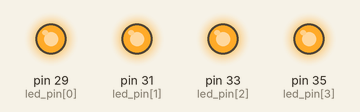
Bench run of a program on a simulated Raspberry Pi (header pin numbers). On the bench: output pins drawn as LEDs (lit = HIGH). What the program prints to the terminal is not drawn.

Above: at 0.2 s.
At 1.7 s:
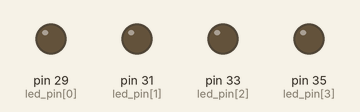
Timing chart, 0 to 3.0 s (numbered marks = the images above):
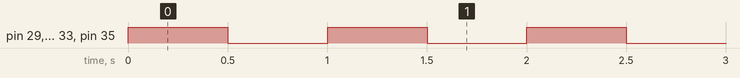

The program:

led.py
```python
"""
Description:
    This script controls an LED connected to a Raspberry Pi , making it blink
    every second (1s ON, 1s OFF). It uses GPIO.BOARD numbering for physical pin
    assignments and runs indefinitely until manually stopped.

Author Information:
    Developer: SAAD IQBAL CHAUHAN
    Email: saadchavhan2@gmail.com
    Organization: PBR RESEARCH AMRAVATI
    Website: https://pbrresearch.com/
"""
import RPi.GPIO as GPIO  # Import GPIO library for Raspberry Pi
import time  # Import time library for delays

# Set GPIO numbering to BOARD (physical pin numbers)
GPIO.setmode(GPIO.BOARD)

# Define LED pin as physical Pin 29,31,33,35
led_pin = [29,31,33,35]
blink_duration = 0.5  # Duration for ON and OFF states in seconds

try:
    # Configure Pin 12 as an output
    GPIO.setup(led_pin, GPIO.OUT)
    print(f"LED control started on Pin {led_pin}. Press Ctrl+C to stop.")

    # Run infinite loop to blink the LED
    while True:
        GPIO.output(led_pin, GPIO.HIGH)  # Turn LED ON
        time.sleep(blink_duration)
        GPIO.output(led_pin, GPIO.LOW)   # Turn LED OFF
        time.sleep(blink_duration)

except RuntimeError as e:
    print(f"GPIO error: {e}")
except KeyboardInterrupt:
    print("\nProgram terminated by user")
finally:
    # Clean up GPIO pins on exit
    GPIO.cleanup()
    print("GPIO cleaned up")
```

Measured:
- by itself, pin 29 (led_pin[0]), pin 31 (led_pin[1]), pin 33 (led_pin[2]), pin 35 (led_pin[3]): alternates HIGH for 0.50 s and LOW for 0.50 s
